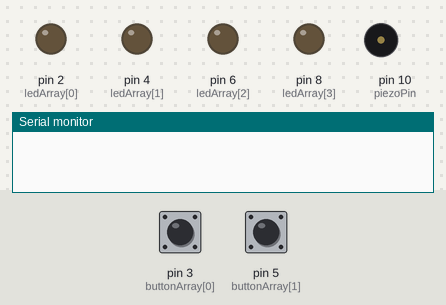
Recording of a sketch running on a simulated Arduino Uno, built with avr-gcc and run on an emulated ATmega328P. On the bench: output pins drawn as LEDs (lit = HIGH), buzzer (waves = sounding), the last lines printed to the serial monitor. Dashed ring = blinking. Inputs (shaded band) come from the test bench; at power-on: pin 3 (buttonArray[0]) HIGH, pin 5 (buttonArray[1]) HIGH. Random numbers use the default seed unless the sketch sets one.

Above: at 3.6 s.
3.7 s: pin 3 (buttonArray[0]) pulled LOW for 1 s
At 4.5 s:
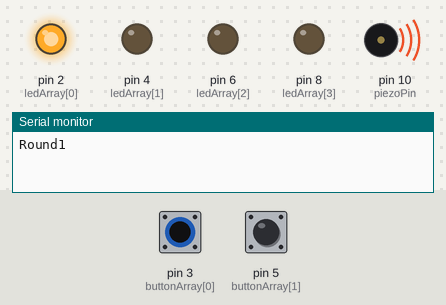
At 5.8 s:
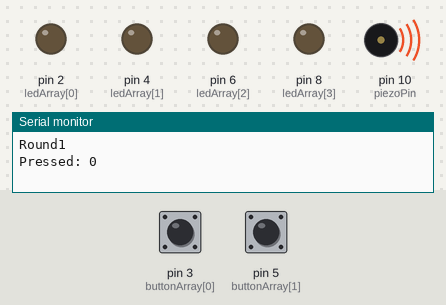
7.7 s: pin 5 (buttonArray[1]) pulled LOW for 1 s
At 9.65 s:
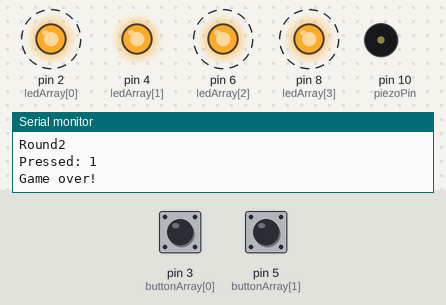
Timing chart, 0 to 11.6 s (numbered marks = the images above; inputs shaded):
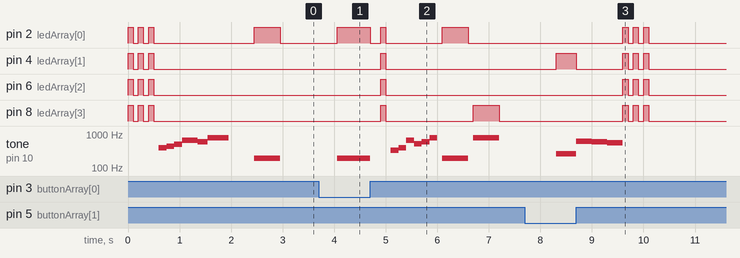

The sketch:

SimonSaysGame.ino
```cpp
#include "pitches.h"

const int arrayLength = 4;
// --- Pin setup --- //
// 2 = green, 4 = red, 6 = blue, 8 = yellow
const int ledArray[arrayLength] = { 2, 4, 6, 8 };
// 3 = green button, 5 = red button, 7 = blue button, 9 = yellow button
const int buttonArray[arrayLength] = { 3, 5, 7, 9 };
const int piezoPin = 10;
// --- --- --- --- --- //

const int gameTones[] = { NOTE_G3, NOTE_C4, NOTE_E4, NOTE_G5 };
long randNumber;

// const int gameLength = 100;
const int gameLength = 5;
int gameSequence[gameLength] = { 0 };
int gameRound = 0;

bool roundReadyForInput = false;
bool endHandled = false;
bool gameOver = false;

void levelUpSound() {
  tone(piezoPin, NOTE_E4);
  delay(150);
  tone(piezoPin, NOTE_G4);
  delay(150);
  tone(piezoPin, NOTE_E5);
  delay(150);
  tone(piezoPin, NOTE_C5);
  delay(150);
  tone(piezoPin, NOTE_D5);
  delay(150);
  tone(piezoPin, NOTE_G5);
  delay(150);
  noTone(piezoPin);
}
void gameOverSound() {
  // Play a Wah-Wah-Wah-Wah sound
  tone(piezoPin, NOTE_DS5);
  delay(300);
  tone(piezoPin, NOTE_D5);
  delay(300);
  tone(piezoPin, NOTE_CS5);
  delay(300);
  noTone(piezoPin);
}
void victorySound() {
  tone(piezoPin, NOTE_C4, 200);
  delay(200);
  tone(piezoPin, NOTE_E4, 200);
  delay(200);
  tone(piezoPin, NOTE_G4, 200);
  delay(200);
  tone(piezoPin, NOTE_C5, 300);  // jump octave
  delay(300);

  tone(piezoPin, NOTE_G4, 150);
  delay(150);
  tone(piezoPin, NOTE_B4, 150);
  delay(150);
  tone(piezoPin, NOTE_D5, 400);
  delay(400);

  noTone(piezoPin);
}

void setup() {
  for (int i = 0; i < arrayLength; i++) {
    // led pins
    pinMode(ledArray[i], OUTPUT);
    // button pins
    pinMode(buttonArray[i], INPUT_PULLUP);
  }
  // piezo pin
  pinMode(piezoPin, OUTPUT);

  Serial.begin(9600);

  // Seed the random
  // Make sure nothing is plugged into the A3 pin!!!
  randomSeed(analogRead(A3));

  blinkLights();
  blinkLights();
  blinkLights();
  // Start game sound
  tone(piezoPin, NOTE_G4, 150);
  delay(150);
  tone(piezoPin, NOTE_A4, 150);
  delay(150);
  tone(piezoPin, NOTE_B4, 150);
  delay(150);
  tone(piezoPin, NOTE_E5, 300);  // bright jump!
  delay(300);

  tone(piezoPin, NOTE_D5, 200);
  delay(200);
  tone(piezoPin, NOTE_G5, 400);  // solid finish
  delay(400);

  noTone(piezoPin);
  // Little delay to seperate startup from first beep
  delay(500);
}

void loop() {
  if (!gameOver && gameRound < gameLength) {

    // if the game round is smaller than the game lenght (max rounds) and the roundCompleted is false.
    if (gameRound < gameLength && !roundReadyForInput) {
      // new round
      // add random sequence to the game
      gameSequence[gameRound] = random(0, arrayLength);

      gameRound++;
      playSequence();

      roundReadyForInput = true;

      delay(1000);
    }
    bool result = checkPlayerInput();
    roundReadyForInput = result;
    gameOver = result;
  }
  if (gameOver && !endHandled) {
    endHandled = true;
    gameOverSound();
    blinkLights();
    blinkLights();
    blinkLights();
    delay(100);
  }

  if (gameRound >= gameLength && !endHandled) {
    endHandled = true;
    Serial.println("You win!");
    victorySound();
    blinkLights();
    blinkLights();
    blinkLights();
  }
}

void blinkLights() {
  digitalWrite(ledArray[0], HIGH);
  digitalWrite(ledArray[1], HIGH);
  digitalWrite(ledArray[2], HIGH);
  digitalWrite(ledArray[3], HIGH);
  delay(100);
  digitalWrite(ledArray[0], LOW);
  digitalWrite(ledArray[1], LOW);
  digitalWrite(ledArray[2], LOW);
  digitalWrite(ledArray[3], LOW);
  delay(100);
}
// power led's  and play sound
void playSequence() {
  for (int i = 0; i < gameRound; i++) {
    digitalWrite(ledArray[gameSequence[i]], HIGH);
    tone(piezoPin, gameTones[gameSequence[i]]);
    delay(500);
    digitalWrite(ledArray[gameSequence[i]], LOW);
    noTone(piezoPin);
    delay(100);
  }
}

// returns which button the player pressed, only detects button down press
int playerInput() {
  for (int i = 0; i < arrayLength; i++) {
    if (digitalRead(buttonArray[i]) == LOW) {
      delay(10);  // debounce delay

      // Check again after delay to confirm it's still pressed
      if (digitalRead(buttonArray[i]) == LOW) {
        digitalWrite(ledArray[i], HIGH);
        tone(piezoPin, gameTones[i]);
        // Wait for release
        while (digitalRead(buttonArray[i]) == LOW) {
          // do nothing, just wait
        }
        digitalWrite(ledArray[i], LOW);
        noTone(piezoPin);

        Serial.print("Pressed: ");
        Serial.println(i);
        return i;
      }
    }
  }

  return -1;  // no valid press
}

// checks if the player input corresponds to the expected input
bool checkPlayerInput() {
  Serial.println("");
  Serial.print("Round");
  Serial.println(gameRound);
  for (int i = 0; i < gameRound; i++) {
    int input = playerInput();
    while (input == -1) {
      input = playerInput();
    }
    if (input != gameSequence[i]) {
      Serial.println("Game over!");
      return true;
    }
  }
  if (gameRound >= gameLength) {
    return false;
  }
  delay(200);
  blinkLights();
  levelUpSound();
  delay(100);
  return false;
}
```

pitches.h
```cpp
/*************************************************
   Public Constants
 *************************************************/

#define NOTE_B0 31
#define NOTE_C1 33
#define NOTE_CS1 35
#define NOTE_D1 37
#define NOTE_DS1 39
#define NOTE_E1 41
#define NOTE_F1 44
#define NOTE_FS1 46
#define NOTE_G1 49
#define NOTE_GS1 52
#define NOTE_A1 55
#define NOTE_AS1 58
#define NOTE_B1 62
#define NOTE_C2 65
#define NOTE_CS2 69
#define NOTE_D2 73
#define NOTE_DS2 78
#define NOTE_E2 82
#define NOTE_F2 87
#define NOTE_FS2 93
#define NOTE_G2 98
#define NOTE_GS2 104
#define NOTE_A2 110
#define NOTE_AS2 117
#define NOTE_B2 123
#define NOTE_C3 131
#define NOTE_CS3 139
#define NOTE_D3 147
#define NOTE_DS3 156
#define NOTE_E3 165
#define NOTE_F3 175
#define NOTE_FS3 185
#define NOTE_G3 196
#define NOTE_GS3 208
#define NOTE_A3 220
#define NOTE_AS3 233
#define NOTE_B3 247
#define NOTE_C4 262
#define NOTE_CS4 277
#define NOTE_D4 294
#define NOTE_DS4 311
#define NOTE_E4 330
#define NOTE_F4 349
#define NOTE_FS4 370
#define NOTE_G4 392
#define NOTE_GS4 415
#define NOTE_A4 440
#define NOTE_AS4 466
#define NOTE_B4 494
#define NOTE_C5 523
#define NOTE_CS5 554
#define NOTE_D5 587
#define NOTE_DS5 622
#define NOTE_E5 659
#define NOTE_F5 698
#define NOTE_FS5 740
#define NOTE_G5 784
#define NOTE_GS5 831
#define NOTE_A5 880
#define NOTE_AS5 932
#define NOTE_B5 988
#define NOTE_C6 1047
#define NOTE_CS6 1109
#define NOTE_D6 1175
#define NOTE_DS6 1245
#define NOTE_E6 1319
#define NOTE_F6 1397
#define NOTE_FS6 1480
#define NOTE_G6 1568
#define NOTE_GS6 1661
#define NOTE_A6 1760
#define NOTE_AS6 1865
#define NOTE_B6 1976
#define NOTE_C7 2093
#define NOTE_CS7 2217
#define NOTE_D7 2349
#define NOTE_DS7 2489
#define NOTE_E7 2637
#define NOTE_F7 2794
#define NOTE_FS7 2960
#define NOTE_G7 3136
#define NOTE_GS7 3322
#define NOTE_A7 3520
#define NOTE_AS7 3729
#define NOTE_B7 3951
#define NOTE_C8 4186
#define NOTE_CS8 4435
#define NOTE_D8 4699
#define NOTE_DS8 4978
```

Measured:
- after the input at 3.7 s, pin 2 (ledArray[0]): goes HIGH 0.64 s, LOW 0.20 s, HIGH 0.10 s, LOW 1.1 s, HIGH 0.50 s, then LOW, starting after 0.36 s; pin 4 (ledArray[1]): LOW → HIGH after 1.2 s, → LOW 0.10 s later
- after the input at 7.7 s, pin 2 (ledArray[0]): alternates HIGH for 0.10 s and LOW for 0.10 s, 6 changes in all, then stays LOW, starting after 1.9 s; pin 4 (ledArray[1]): LOW → HIGH after 0.61 s, → LOW 0.39 s later, → HIGH 0.90 s later, → LOW 0.10 s later, … (8 changes in this stretch)
- by itself, tone on pin 10 (piezoPin): plays 392 Hz for 0.15 s, 440 Hz for 0.15 s, 494 Hz for 0.15 s, 659 Hz for 0.30 s, 587 Hz for 0.20 s, 784 Hz for 0.40 s … (7 notes in this stretch)
